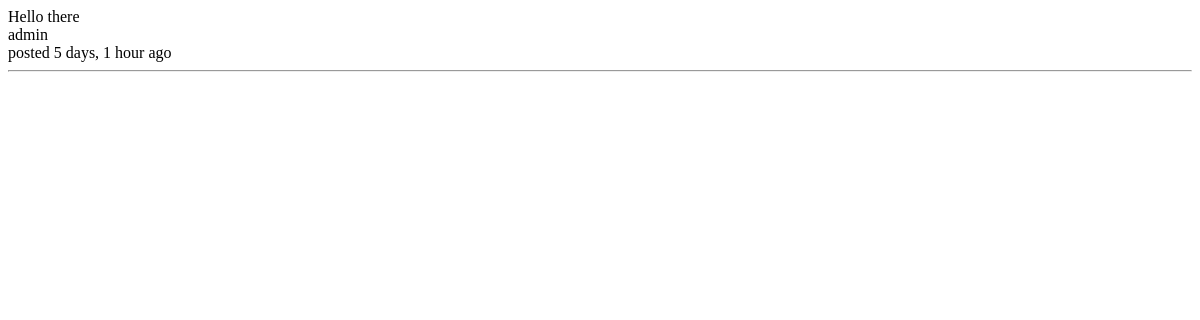
The app's page /tweet/, older data.
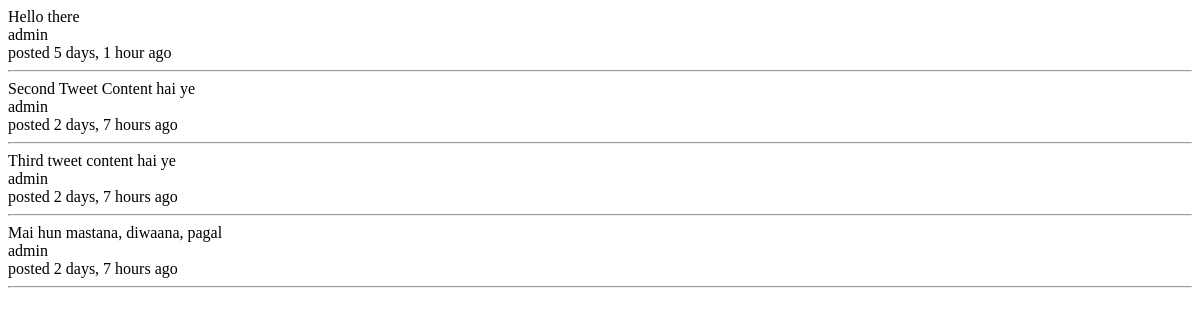
The same page, newer data.
### tweets/models.py (models this page shows, shortened)
class Tweet(models.Model):
    content = models.CharField(max_length=140)
    updated = models.DateTimeField(auto_now=True)
    timestamp = models.DateTimeField(auto_now_add=True)
    user = models.ForeignKey(settings.AUTH_USER_MODEL)

### tweets/views.py (the view)
class TweetListView(ListView):
    template_name = "tweets/list_view.html"
    queryset = Tweet.objects.all()
    def get_context_data(self, *args, **kwargs):
        context = super(TweetListView, self).get_context_data(*args, **kwargs)
        context["another_list"] = Tweet.objects.all()
        return context

### tweets/templates/tweets/list_view.html
{% for object in object_list %}
	{{ object.content }}<br/>
	{{ object.user }}<br/>
	posted {{ object.timestamp|timesince }} ago<br/>
	<hr>
{% empty %}
	<p>No tweets yet.</p>
{% endfor %}

Row changes from the older to the newer data that the page shows:
added Tweet: content "Second Tweet Content hai ye", user "admin", timestamp "2 days, 7 hours"
added Tweet: content "Third tweet content hai ye", user "admin", timestamp "2 days, 7 hours"
added Tweet: content "Mai hun mastana, diwaana, pagal", user "admin", timestamp "2 days, 7 hours"
